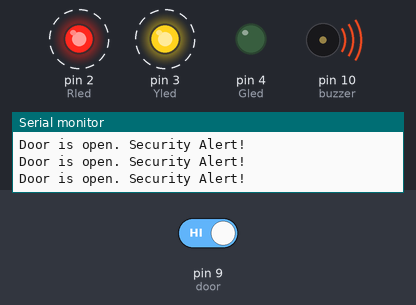
This sketch was run on a simulated Arduino Uno, built with avr-gcc and run on an emulated ATmega328P. On the bench: output pins drawn as LEDs (lit = HIGH), buzzer (waves = sounding, pin HIGH), the last lines printed to the serial monitor. Dashed ring = blinking. The test bench sets the inputs (shaded band); at power-on: pin 9 (door) HIGH.

Above: at 4.8 s.
4.9 s: pin 9 (door) driven LOW
At 5.4 s:
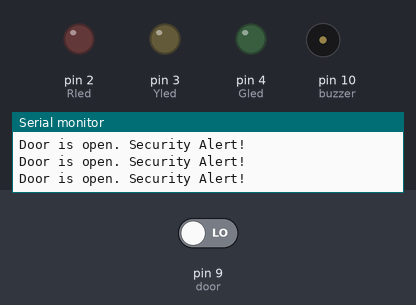
At 7.2 s:
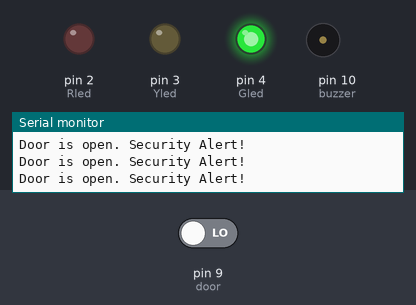
7.6 s: pin 9 (door) driven HIGH
At 7.9 s:
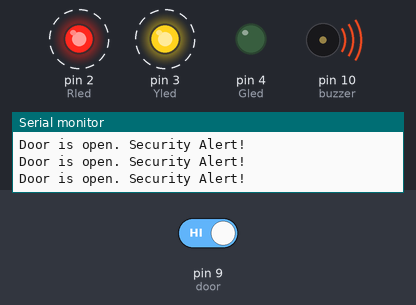
Timing chart, 0 to 19.6 s (numbered marks = the images above; inputs shaded):
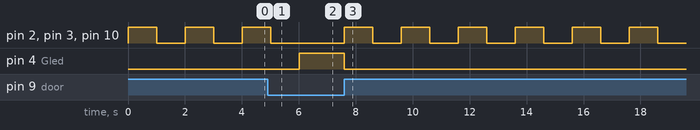

Measured:
- after the input at 4.9 s, pin 2 (Rled), pin 3 (Yled), pin 10 (buzzer): goes on until 5.0 s, then stays LOW; pin 4 (Gled): LOW → HIGH after 1.1 s
- after the input at 7.6 s, pin 2 (Rled), pin 3 (Yled), pin 10 (buzzer): alternates HIGH for 1.0 s and LOW for 1.0 s, starting at once; pin 4 (Gled): HIGH → LOW at once
- by itself, pin 2 (Rled), pin 3 (Yled), pin 10 (buzzer): alternates HIGH for 1.0 s and LOW for 1.0 s

The sketch:

CEIS101_4.ino
```cpp
#define Rled 2
#define Yled 3
#define Gled 4
#define buzzer 10
#define door 9
#define delaytime 1000 // === Second run, change to 100

void setup() {
Serial.begin(9600); // Set the baud rate
Serial.println("CEIS101 Course Project Module 4");
Serial.println("Name: Charles "); //replace xxxxx with your name

pinMode(Rled, OUTPUT);
pinMode(Yled, OUTPUT);
pinMode(Gled, OUTPUT);
pinMode(buzzer, OUTPUT);
digitalWrite(buzzer, LOW);
pinMode(door, INPUT_PULLUP);  //door sensor
}

void loop() {
int value=digitalRead(door);
if(value == 0) {// Door closed, no security threat
digitalWrite(Rled, LOW);
digitalWrite(Yled, LOW);
digitalWrite(Gled, HIGH);
digitalWrite(buzzer, LOW);
}
else{ // Door open, security threat
Serial.println("Door is open. Security Alert! ");
digitalWrite(Rled, HIGH);
digitalWrite(Yled, HIGH);
digitalWrite(buzzer, HIGH);
digitalWrite(Gled, LOW);
delay(delaytime);
digitalWrite(Rled, LOW);
digitalWrite(Yled, LOW);
digitalWrite(buzzer, LOW);
delay(delaytime);
}  // end of else
} //end of loop
```
